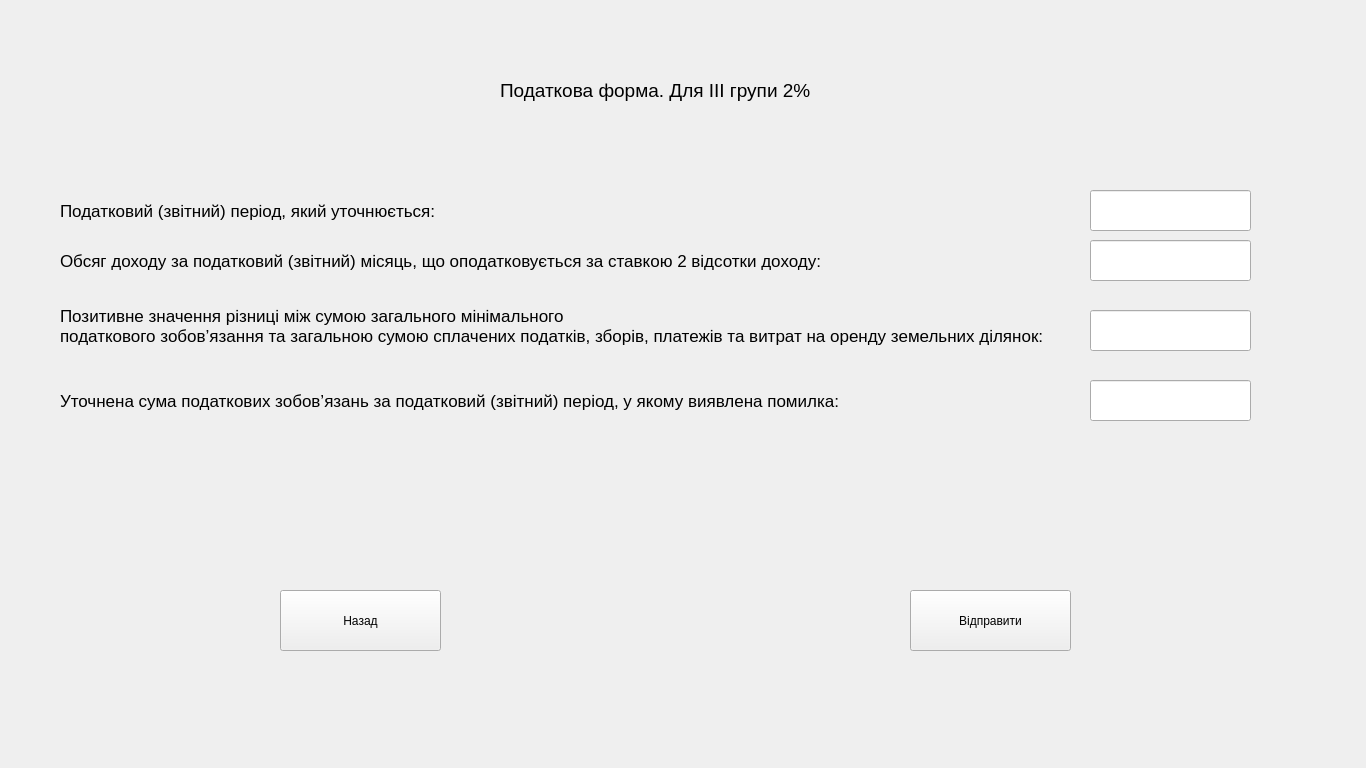
<?xml version="1.0" encoding="UTF-8"?>
<ui version="4.0">
 <class>Frame</class>
 <widget class="QFrame" name="Frame">
  <property name="geometry">
   <rect>
    <x>0</x>
    <y>0</y>
    <width>1366</width>
    <height>768</height>
   </rect>
  </property>
  <property name="windowTitle">
   <string>Frame</string>
  </property>
  <widget class="QLabel" name="label">
   <property name="geometry">
    <rect>
     <x>500</x>
     <y>60</y>
     <width>331</width>
     <height>61</height>
    </rect>
   </property>
   <property name="font">
    <font>
     <pointsize>14</pointsize>
    </font>
   </property>
   <property name="text">
    <string>Податкова форма. Для III групи 2%</string>
   </property>
  </widget>
  <widget class="QPushButton" name="pushButton">
   <property name="geometry">
    <rect>
     <x>280</x>
     <y>590</y>
     <width>161</width>
     <height>61</height>
    </rect>
   </property>
   <property name="text">
    <string>Назад</string>
   </property>
  </widget>
  <widget class="QPushButton" name="pushButton_2">
   <property name="geometry">
    <rect>
     <x>910</x>
     <y>590</y>
     <width>161</width>
     <height>61</height>
    </rect>
   </property>
   <property name="text">
    <string>Відправити</string>
   </property>
  </widget>
  <widget class="QLabel" name="label_4">
   <property name="geometry">
    <rect>
     <x>60</x>
     <y>250</y>
     <width>771</width>
     <height>21</height>
    </rect>
   </property>
   <property name="font">
    <font>
     <pointsize>13</pointsize>
    </font>
   </property>
   <property name="text">
    <string>Обсяг доходу за податковий (звітний) місяць, що оподатковується за ставкою 2 відсотки доходу:</string>
   </property>
  </widget>
  <widget class="QLineEdit" name="lineEdit_3">
   <property name="geometry">
    <rect>
     <x>1090</x>
     <y>240</y>
     <width>161</width>
     <height>41</height>
    </rect>
   </property>
   <property name="font">
    <font>
     <pointsize>13</pointsize>
    </font>
   </property>
   <property name="text">
    <string/>
   </property>
  </widget>
  <widget class="QLabel" name="label_5">
   <property name="geometry">
    <rect>
     <x>60</x>
     <y>200</y>
     <width>771</width>
     <height>21</height>
    </rect>
   </property>
   <property name="font">
    <font>
     <pointsize>13</pointsize>
    </font>
   </property>
   <property name="text">
    <string>Податковий (звітний) період, який уточнюється:</string>
   </property>
  </widget>
  <widget class="QLineEdit" name="lineEdit1">
   <property name="geometry">
    <rect>
     <x>1090</x>
     <y>190</y>
     <width>161</width>
     <height>41</height>
    </rect>
   </property>
   <property name="font">
    <font>
     <pointsize>13</pointsize>
    </font>
   </property>
   <property name="text">
    <string/>
   </property>
  </widget>
  <widget class="QLabel" name="label_6">
   <property name="geometry">
    <rect>
     <x>60</x>
     <y>300</y>
     <width>991</width>
     <height>51</height>
    </rect>
   </property>
   <property name="font">
    <font>
     <pointsize>13</pointsize>
    </font>
   </property>
   <property name="text">
    <string>Позитивне значення різниці між сумою загального мінімального
податкового зобов’язання та загальною сумою сплачених податків, зборів, платежів та витрат на оренду земельних ділянок:</string>
   </property>
  </widget>
  <widget class="QLineEdit" name="lineEdit_4">
   <property name="geometry">
    <rect>
     <x>1090</x>
     <y>310</y>
     <width>161</width>
     <height>41</height>
    </rect>
   </property>
   <property name="font">
    <font>
     <pointsize>13</pointsize>
    </font>
   </property>
   <property name="text">
    <string/>
   </property>
  </widget>
  <widget class="QLabel" name="label_7">
   <property name="geometry">
    <rect>
     <x>60</x>
     <y>380</y>
     <width>991</width>
     <height>41</height>
    </rect>
   </property>
   <property name="font">
    <font>
     <pointsize>13</pointsize>
    </font>
   </property>
   <property name="text">
    <string>Уточнена сума податкових зобов’язань за податковий (звітний) період, у якому виявлена помилка:</string>
   </property>
  </widget>
  <widget class="QLineEdit" name="lineEdit_5">
   <property name="geometry">
    <rect>
     <x>1090</x>
     <y>380</y>
     <width>161</width>
     <height>41</height>
    </rect>
   </property>
   <property name="font">
    <font>
     <pointsize>13</pointsize>
    </font>
   </property>
   <property name="text">
    <string/>
   </property>
  </widget>
 </widget>
 <resources/>
 <connections/>
</ui>
